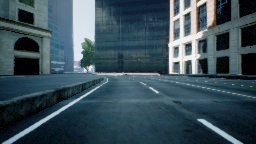
#> input picture hugh_lean_hsv/KakaoTalk_20240304_213402136.png, 256 x 144 px, found by its file name
$ python hugh_lean_hsv.py
#> lines starting #> are read from the running program, lines starting #| are printed output that depends on the picture; after the words box and inside, x2 and y2 are one past the last pixel; in counts of white or black regions, pixels touching at a corner belong together
import cv2
import numpy as np
def draw_line(img, lines, color=[0,255,0], thickness=3):
    for line in lines:
        for x1, y1, x2, y2 in line:
            cv2.line(img, (x1 ,y1), (x2, y2), color, thickness)

def hough_lines(img, rho, theta, threshold, min_line_len, max_line_gap):
    lines = cv2.HoughLinesP(img, rho, theta, threshold, np.array([]), minLineLength=min_line_len, maxLineGap=max_line_gap)
    line_img = np.zeros((img.shape[0], img.shape[1], 3), dtype=np.uint8)
    draw_line(line_img, lines)
    return line_img

def weighted_img(lines, img, alpha=0.8, beta=1):
    return cv2.addWeighted(lines, alpha, img, beta, 0)
def region_of_interest(img, vertices):
    mask = np.zeros_like(img)

    if len(img.shape) > 2:
        channel_count = img.shape[2]
        ignore_mask_color = (255,)*channel_count
    else:
        ignore_mask_color = 255
    cv2.fillPoly(mask, vertices, ignore_mask_color)
    masked_image = cv2.bitwise_and(img, mask)
    return masked_image
def mask_hsv(img):
    hsv = cv2.cvtColor(img, cv2.COLOR_RGB2HSV)
    hsv_lower = np.array([10, 0, 150])
    hsv_upper = np.array([255, 255, 255])
    mask = cv2.inRange(hsv, hsv_lower, hsv_upper)
    return mask
def canny_img(img):
    canny_image = cv2.Canny(img, 120,200)
    return canny_image

def draw_line(img, lines, color=[0,255,0], thickness=3):
    for line in lines:
        for x1, y1, x2, y2 in line:
            cv2.line(img, (x1 ,y1), (x2, y2), color, thickness)

def hough_lines(img, rho, theta, threshold, min_line_len, max_line_gap):
    lines = cv2.HoughLinesP(img, rho, theta, threshold, np.array([]), minLineLength=min_line_len, maxLineGap=max_line_gap)
    line_img = np.zeros((img.shape[0], img.shape[1], 3), dtype=np.uint8)
    draw_line(line_img, lines)
    return line_img

def weighted_img(lines, img, alpha=0.8, beta=1):
    return cv2.addWeighted(lines, alpha, img, beta, 0)

img = cv2.imread("C:/Users/lim/Desktop/data/KakaoTalk_20240304_213402136.png")
#> img is the input picture: shape (144, 256, 3); mean B, G, R 89.3, 80.2, 58.8
mask = mask_hsv(img)
#> in mask_hsv, `hsv = cv2.cvtColor(img, cv2.COLOR_RGB2HSV)`: hsv: shape (144, 256, 3); mean H, S, V 24.1, 111.8, 90.3
#> in mask_hsv, `mask = cv2.inRange(hsv, hsv_lower, hsv_upper)`:
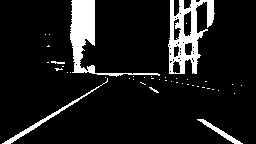
#> mask: shape (144, 256); 10.4% white; 42 white regions (36 under 20 px), largest, box (x1, y1, x2, y2) and area: (168, 0, 215, 74) 1639, (70, 0, 160, 77) 1497, (2, 78, 108, 144) 366, (197, 119, 243, 144) 207, (51, 61, 65, 64) 28, (149, 87, 159, 93) 21
canny = canny_img(mask)
#> in canny_img, `canny_image = cv2.Canny(img, 120,200)`:
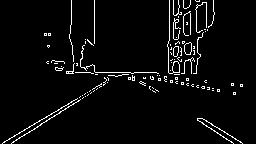
#> canny_image: shape (144, 256); 4.1% white in thin lines or dots
imshape = img.shape  # ROI region
#> imshape = (144, 256, 3)
vertices = np.array([[(0, imshape[0]), (70,81), (140, 81), (imshape[1], imshape[0])]], dtype=np.int32)
roi = region_of_interest (canny, vertices)
#> in region_of_interest, `cv2.fillPoly(mask, vertices, ignore_mask_color)`:
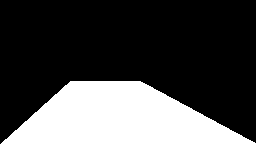
#> mask: shape (144, 256); 27.9% white; 1 white region, box (x1, y1, x2, y2) and area: (1, 81, 256, 144) 10299
#> in region_of_interest, `masked_image = cv2.bitwise_and(img, mask)`:
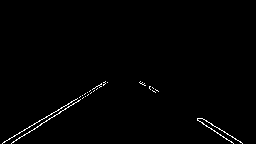
#> masked_image: shape (144, 256); 0.94% white in thin lines or dots, all inside (x1, y1, x2, y2) = (2, 81, 243, 144)
lines = hough_lines(roi, 2, np.pi / 180, 50, 50, 200)
#> in hough_lines, `lines = cv2.HoughLinesP(img, rho, theta, threshold, np.array([]), minL..`: lines = [[4, 141, 103, 84], [11, 143, 83, 97], [142, 82, 233, 143], [150, 89, 242, 143]]
#> the loop in draw_line, `for line in lines:` made 4 passes
#> after the loop in draw_line, `for line in lines:`:
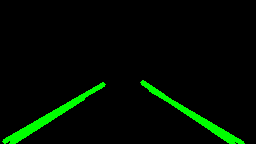
#> img: shape (144, 256, 3); mean of channels 0, 1, 2 0, 11.5, 0; drawn as B, G, R
lines_edges = weighted_img(lines, img, alpha=0.8, beta=1.)
#> in weighted_img, `return cv2.addWeighted(lines, alpha, img, beta, 0)`:
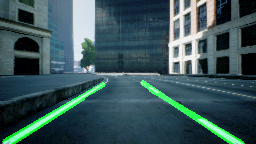
#> returned value: shape (144, 256, 3); mean of channels 0, 1, 2 89.3, 86.5, 58.8; drawn as B, G, R

cv2.imshow("original", img)
cv2.imshow("mask", mask)
cv2.imshow("canny", canny)
cv2.imshow("roi", roi)
cv2.imshow("lean", lines_edges)
cv2.waitKey()
cv2.destroyAllWindows()
